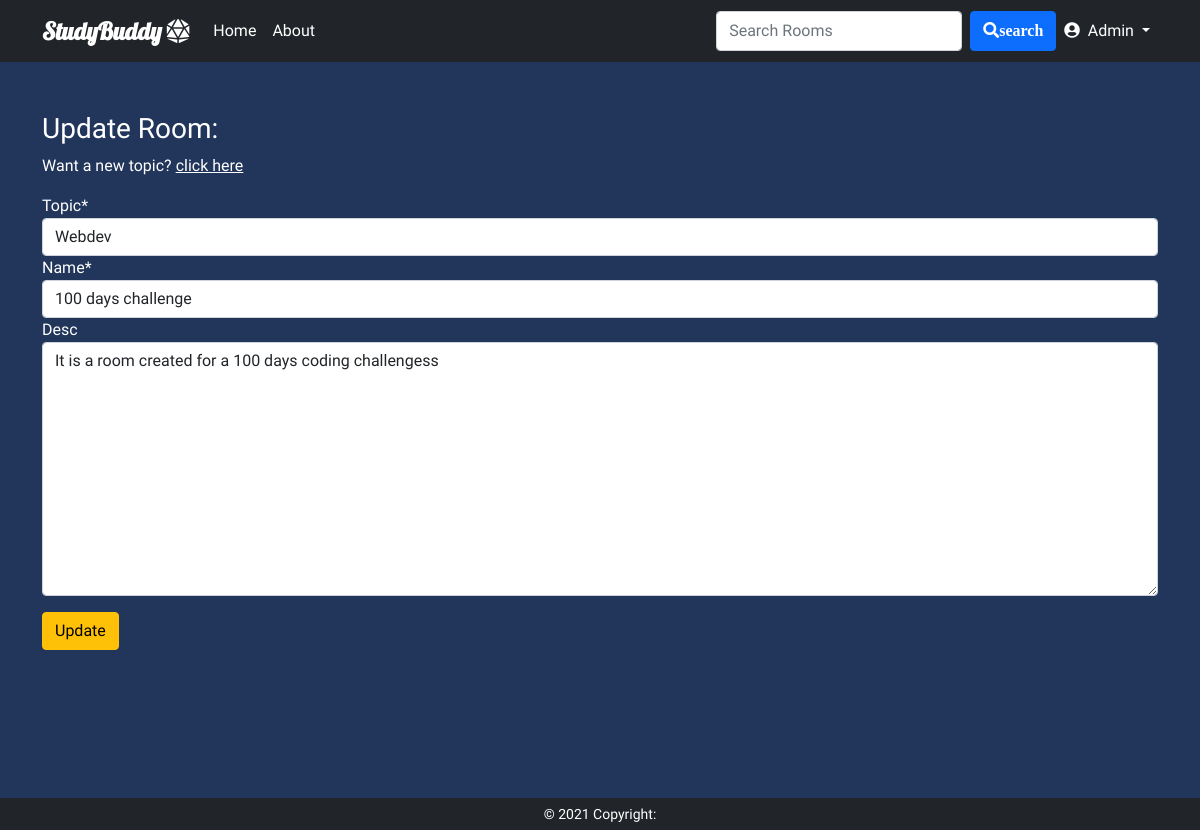
Screenshot of /update-room/3 (signed in) with the database file from the repository.
### base/models.py (models this page shows, shortened)
class Room(models.Model):
    host=models.ForeignKey(User, on_delete=models.SET_NULL,null=True,blank=True)
    topic=models.ForeignKey(Topic, on_delete=models.SET_NULL,null=True)
    name=models.CharField(max_length=200)
    participants=models.ManyToManyField(User,related_name='participants',blank=True) #as user is already used for the host.. we have to specify the related name here in order to use it again
    desc=models.TextField(blank=True,null=True)#null=True means this value can be blank blank=true is for validation in the form... it is for the frontend
    updated=models.DateTimeField(auto_now=True)
    created=models.DateTimeField(auto_now_add=True)
    class Meta:
        ordering=['-updated','-created']

class Topic(models.Model):
    name=models.CharField(max_length=200)
    def __str__(self):
        return self.name

### base/views.py (the view)
# urls.py: path('update-room/<str:pk>',views.updateRoom,name='updateRoom'),
@login_required(login_url='login')
def updateRoom(request,pk):
    room=Room.objects.get(id=pk)
    form=RoomForm(instance=room)
    if request.user.username != room.host.username:
        return HttpResponse('You are not allowed here!!')
    if request.method=='POST':
        form=RoomForm(request.POST,instance=room)
        if form.is_valid():
            form.save()
            messages.success(request, 'Room Updated')
            return redirect('home')
    context={'form':form}
    return render(request,'base/updateRoom.html',context)

### base/forms.py
class RoomForm(ModelForm):
    class Meta:
        model=Room
        fields='__all__'
        exclude = ['host', 'participants']

### templates/base/updateRoom.html (shortened to what this page needs)
{% extends 'root.html' %}
{% block body %}
{% load crispy_forms_tags %}
<div class="container" style="height: 92vh; padding-top: 50px;">
    <h3>Update Room:</h3>
    <form method="post" action="">
        <p><a href="{% url 'createTopic' %}">Want a new topic? <u>click here</u></a></p>
        {{form | crispy}}
        <input type="submit" value="Update" class="btn btn-warning mt-3">
    </form>
</div>
{% endblock %}

### templates/navbar.html (shortened to what this page needs)
<nav class="navbar navbar-expand-lg navbar-dark bg-dark">
  <div class="container">
    <a class="navbar-brand" href="{% url 'home' %}"><b class="logo">StudyBuddy <i class="fas fa-dice-d20"></i> </b></a>
    <div class="collapse navbar-collapse" id="navbarSupportedContent">
      <ul class="navbar-nav me-auto mb-2 mb-lg-0">
        <li class="nav-item">
          <a class="nav-link active" aria-current="page" href="{% url 'home' %}">Home</a>
        </li>
        <li class="nav-item">
          <a class="nav-link active" href="{% url 'about' %}">About</a>
        </li>
      </ul>
      <div class="navright">
        <form class="d-flex" action="{% url 'home' %}">
          <input class="form-control me-2" type="search" type="text" name="q" placeholder="Search Rooms" aria-label="Search">
          <button class="btn btn-primary" type="submit"> <i class="fas fa-search">search</i> </button>
        </form>
        <ul class="navbar-nav me-auto mb-2 mb-lg-0">
          <li class="nav-item dropdown">
            <a class="nav-link dropdown-toggle active" href="#" id="navbarDropdown" role="button" data-bs-toggle="dropdown" aria-expanded="false">
              {% if request.user.is_authenticated %}
              <i class="fas fa-user-circle"></i> &nbsp;{{request.user|capfirst}}
              {% else %}
              Account Login
              {% endif %}
            </a>
          </li>
        </ul>
    </div>
    </div>
  </div>
</nav>

### templates/root.html (style rules this page uses)
* { font-family: 'Varela Round', sans-serif; }
a:link { color: white; background-color: transparent; text-decoration: none; }

### templates/navbar.html (style rules this page uses)
.logo { font-family: 'Lobster', cursive; font-size: 1.5rem; }
.navright { display: flex; }

### rows the page displays
Room: topic "Webdev", desc "It is a room created for a 100 days coding challengess"
Topic: name "100 days challenge"

### other values shown
{{ request.user|capfirst }} "Admin"
